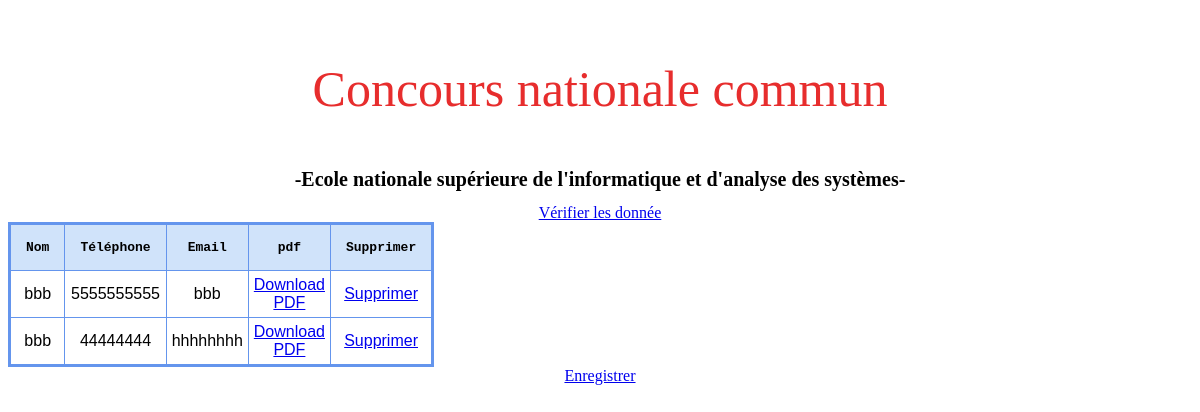
/recus/ (signed in), run on an earlier commit of the app's database.
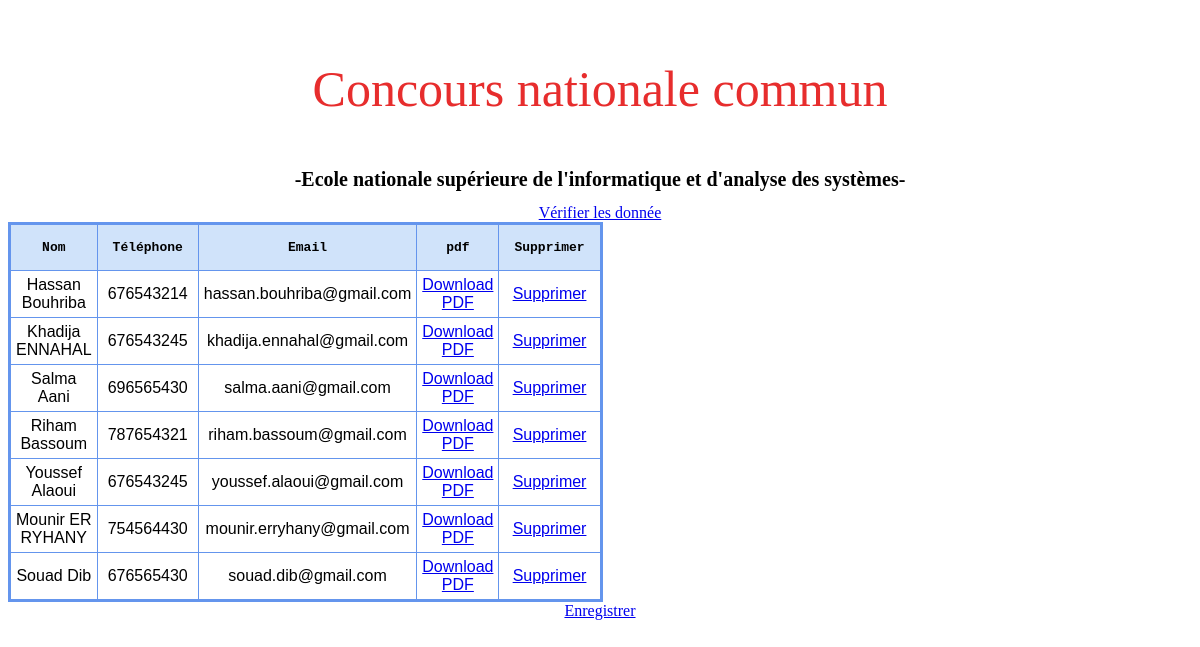
And on a later commit of the database.
### personal/models.py (models this page shows, shortened)
class Recu (models.Model):
    Nom = models.CharField(max_length = 140 , default='')
    Téléphone = models.IntegerField(default='')
    Adresse_physique = models.CharField(max_length = 140 , default='')
    Email = models.CharField(max_length = 140 , default='')
    pdf = models.FileField(upload_to='fiches/pdfs/')

### personal/views.py (the view)
# urls.py: url(r'^recus/$', views.RecuList, name='RecuList'),
@user_passes_test(lambda u: u.is_superuser)
def RecuList(request):
    recus = Recu.objects.all()
    return render(request, 'personal/recus.html' , {
        'recus' : recus
    })

### personal/templates/personal/recus.html (shortened to what this page needs)
<head>
  {% load staticfiles %}
  <link rel="stylesheet" href="{% static 'personal/css/fiches.css' %}" type = "text/css"/>
</head>
<body>
{% block content %}
<div class="headerr">
      <p>Concours nationale commun </p>
      <h1> -Ecole nationale supérieure de l'informatique et d'analyse des systèmes- </h1>
      <a href="/homeerecu" class="button" >Vérifier les donnée </a>
 <table class="table mb-0">
    <thead>
      <tr>
        <th>Nom</th>
        <th>Téléphone</th>
        <th>Email</th>
        <th>pdf</th>
         <th>Supprimer</th>
      </tr>
    </thead>
    <tbody>
      {% for recu in recus %}
        <tr>
          <td>{{ recu.Nom }}</td>
          <td>{{ recu.Téléphone }}</td>
          <td>{{ recu.Email }}</td>
          <td>
          	<a href="{{ recu.pdf.url }}" class="btn btn-primary btn-sm" target="_blank">
              Download PDF
            </a>
          </td>
            <td>
            <a href="/recus/{{ recu.id }}" class="btn btn-primary btn-sm" target="_blank">
              Supprimer
            </a>
          </td>
        </tr>
      {% endfor %}
    </tbody>
  </table>
  <a href="/exportrecu" class="button" >Enregistrer </a>
</div>
{% endblock %}

### personal/static/personal/css/fiches.css (style rules this page uses)
table { border: medium solid #6495ed; border-collapse: collapse; width: 30%; }
th { font-family: monospace; border: thin solid #6495ed; width: 30px; padding: 15px; background-color: #D0E3FA; background-image: url(sky.jpg); }
td { font-family: sans-serif; border: thin solid #6495ed; width: 30px; padding: 5px; text-align: center; background-color: #ffffff; }
.headerr { text-align: center; color: #fff; size : 20px; margin-top: 60px; }
.headerr p { font-size: 50px; color : #e72d2d; }
.headerr h1 { font-size: 20px; color : black; }

What changed in the data, as far as the page shows it:
removed Recu: Nom "bbb", Téléphone "5555555555", Email "bbb"
removed Recu: Nom "bbb", Téléphone "44444444", Email "hhhhhhhh"
added Recu: Nom "Hassan Bouhriba", Téléphone "676543214", Email "hassan.bouhriba@gmail.com"
added Recu: Nom "Khadija ENNAHAL", Téléphone "676543245", Email "khadija.ennahal@gmail.com"
added Recu: Nom "Salma Aani", Téléphone "696565430", Email "salma.aani@gmail.com"
added Recu: Nom "Riham Bassoum", Téléphone "787654321", Email "riham.bassoum@gmail.com"
added Recu: Nom "Youssef Alaoui", Téléphone "676543245", Email "youssef.alaoui@gmail.com"
added Recu: Nom "Mounir ER RYHANY", Téléphone "754564430", Email "mounir.erryhany@gmail.com"
added Recu: Nom "Souad Dib", Téléphone "676565430", Email "souad.dib@gmail.com"
